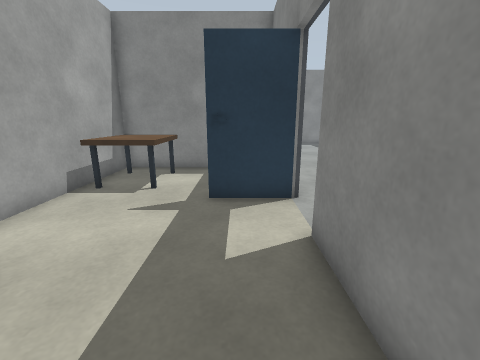
view 1 (above)

13 first-person views from a walk through a robot-simulator world made for Gazebo. The camera is 1.1 m above the floor, tilts 14° down and sees 90° across. The floor is counted in squares, 0.5 m on a side. Each view is taken from the middle of a square. On the plan, view 1 faces up. The plan holds only what a view shows up to about 16 squares ahead; the rest is blank. The place goes on beyond the plan.

view 2
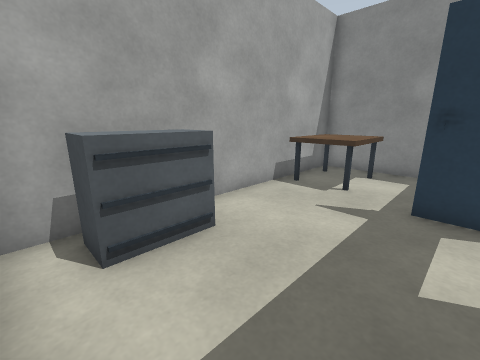

view 3
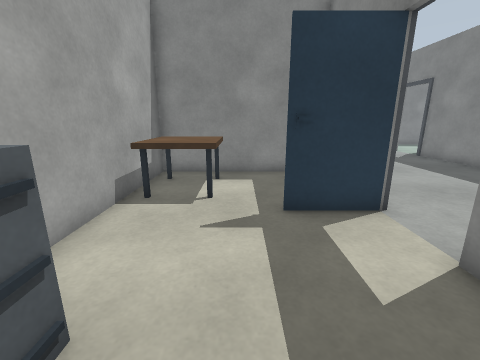

view 4
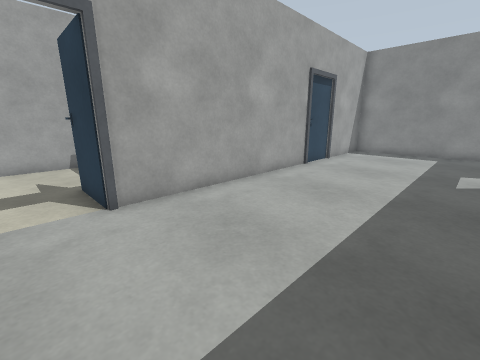

view 5
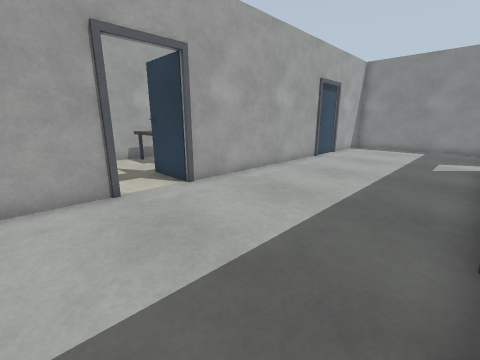

view 6
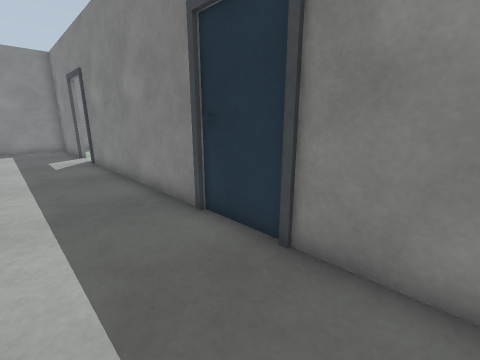

view 7
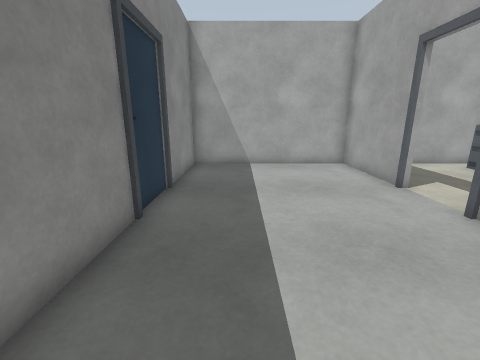

view 8
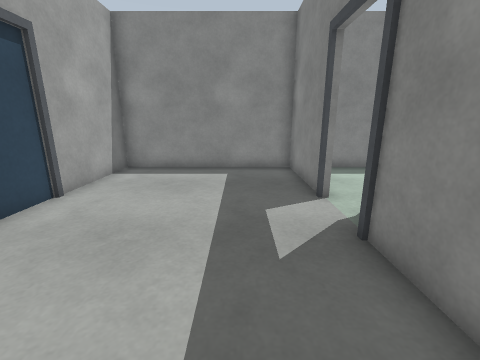

view 9
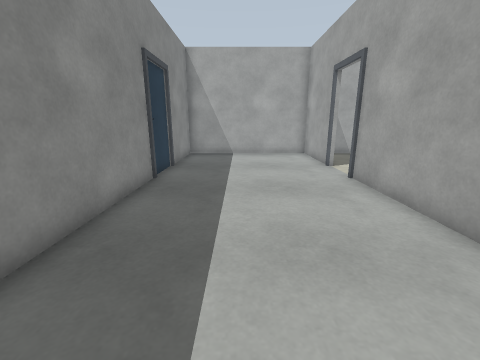

view 10
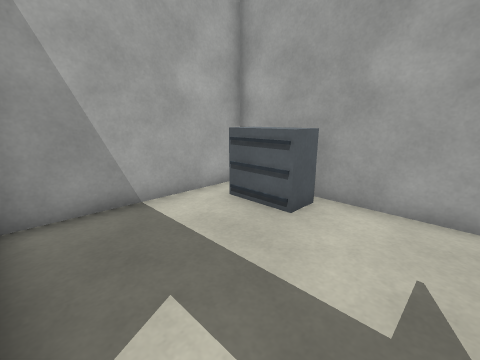

view 11
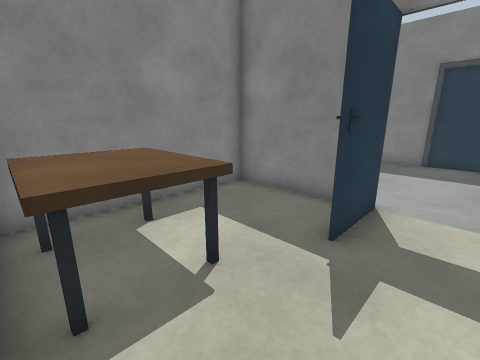

view 12
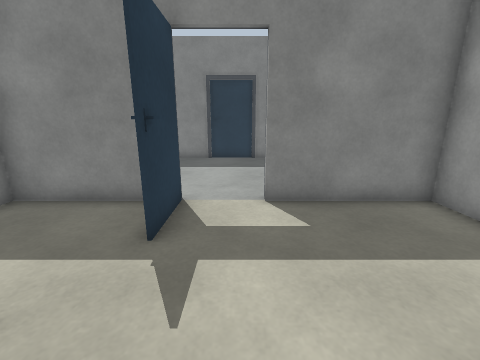

view 13
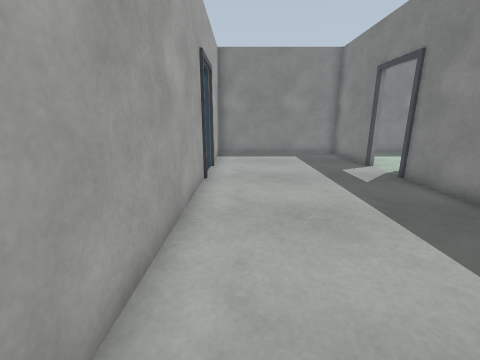

### Floor plan
Points are (right, up) in squares from view 1. A wall is a line through its corners. A room is listed if a view was taken in it or the views show most of it. See-through windows are left out.
Room 1 (views 1, 2, 3, 10, 11, 12)
walls: (-5.4, 7.5) (-5.4, 3.4); (1.4, 7.6) (1.4, 11.4) (-5.4, 11.4) (-5.4, 10.4); (-5.4, 0.6) (-5.4, -0.4) (2, -0.4); (1.4, -0.5) (1.4, 3.6)
ways out: opening at (2, 5.5) to room 2
objects: grey box (-5, 1) to (-4, 3); brown box (-5, 8) to (-3, 10); blue box (-4, 2); door leaf (-1, 7) to (1, 7); door leaf (2, 4); door leaf (2, 7)
Room 2 (views 4, 5, 6, 7, 8, 9, 13)
walls: (1.6, 16.1) (1.6, 7.4); (9.4, 6.9) (9.4, 16.1); (9.4, 19) (9.4, 23.4) (1.6, 23.4) (1.6, 19); (1.6, 3.6) (1.6, -0.4); (2, -0.4) (9.4, -0.4) (9.4, 4.1)
ways out: opening at (2, 5.5) to room 1; opening at (10, 17.5)
objects: door leaf (1, 17) to (1, 18); door leaf (2, 16); door leaf (2, 19); door leaf (9, 4); door leaf (9, 7); door leaf (9, 16); door leaf (9, 19)

Positions as (right, up) in squares from view 1, and headings:
1: (0, 0), facing up
2: (0, 0), facing up-left
3: (-2, 1), facing up
4: (8, 5), facing up-left
5: (9, 2), facing up-left
6: (6, 2), facing up-right
7: (7, 12), facing down
8: (7, 12), facing up
9: (6, 16), facing down
10: (1, 6), facing down-left
11: (-5, 5), facing up-right
12: (-5, 5), facing right
13: (3, 7), facing up
